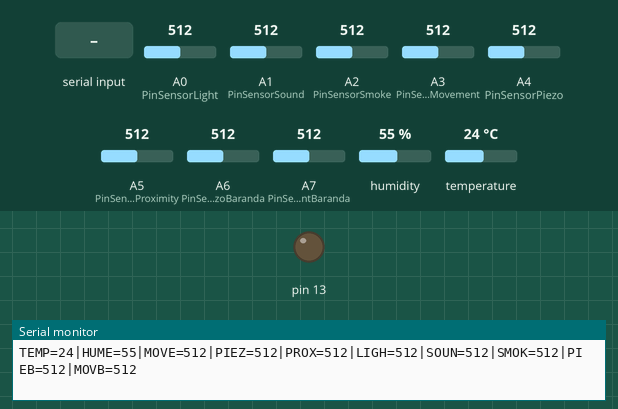
This sketch was run on a simulated Arduino Mega 2560, built with avr-gcc and run on an emulated ATmega2560. On the bench: output pins drawn as LEDs (lit = HIGH), the last lines printed to the serial monitor. The test bench sets the inputs (shaded band); at power-on: A0 (PinSensorLight) = 512, A1 (PinSensorSound) = 512, A2 (PinSensorSmoke) = 512, A3 (PinSensorMovement) = 512, A4 (PinSensorPiezo) = 512, A5 (PinSensorProximity) = 512, A6 (PinSensorPiezoBaranda) = 512, A7 (PinSensorMovementBaranda) = 512, humidity 55 %, temperature 24 °C.

Above: at 1.2 s.
1.3 s: "13_HIGH|" received over the second serial link
At 1.7 s:
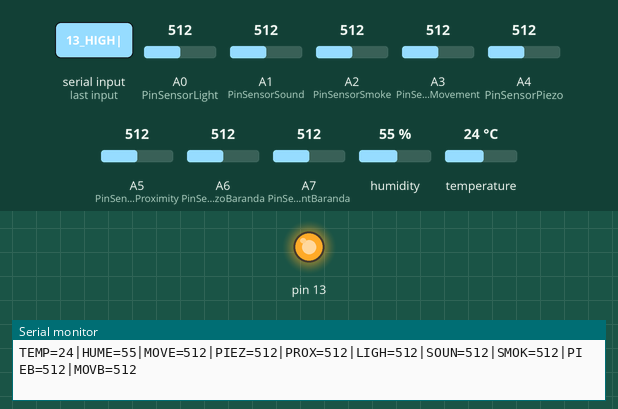
21.1 s: A0 (PinSensorLight) set to 106
22.6 s: A0 (PinSensorLight) set to 89
Timing chart, 0 to 25.6 s (numbered marks = the images above; inputs shaded):
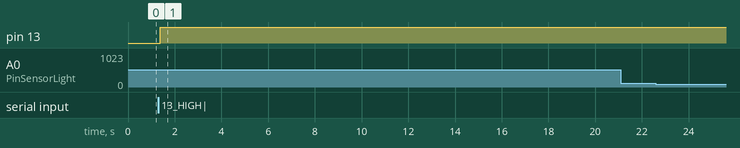

Measured:
- after the input at 1.3 s, pin 13: LOW → HIGH after 0.08 s

The sketch:

arkangel.ino
```cpp
// Include all libraries
#include <DHT.h>
#include <Wire.h>
//#include <LiquidCrystal_I2C.h>
//#include "ESP8266.h"

// Define PIN where modules are connected
#define BluetoothModule Serial3
#define PinSensorTemperature 2
#define PinSensorMovement A3
#define PinSensorMovementBaranda A7
#define PinSensorPiezo A4
#define PinSensorPiezoBaranda A6
#define PinSensorProximity A5
#define PinSensorLight A0
#define PinSensorSound A1
#define PinSensorSmoke A2

// Wifi constants and API url
//#define SSID "FoxFi13"
//#define PASSWORD "pancho1234"
//#define HOST_NAME   "arkangel.diegobertolini.com"
//#define HOST_PORT   (80)

//LiquidCrystal_I2C lcd(0x3F,2,1,0,4,5,6,7,3,POSITIVE);
DHT dht(PinSensorTemperature, DHT11);

// Set all global variables
int intTemperature;
int intHumidity;
int intMovement;
int intMovementBaranda;
int intPiezo;
int intPiezoBaranda;
int intProximity;
int intLight;
int intSound;
int intSmoke;

//String Data = "";
int counterSendAPI = 0;

//ESP8266 wifi(Serial1);
//uint8_t buffer[1024] = {0};
//char sendDataChar[500];
//String sendDataString;
//uint32_t receivedData;
//uint32_t iW = 0;
//int flagWifiOK = 0;

// Setup function at the beginning
void setup() {

  //int sensorMovement = analogRead(PinSensorMovement);
  //int sensorPiezo = analogRead(PinSensorPiezo);
  //int sensorMovementBaranda = analogRead(PinSensorMovementBaranda);
  //int sensorPiezoBaranda = analogRead(PinSensorPiezoBaranda);

  // Starts serials
  Serial.begin(9600);

  // Start modules connected to the Arduino boards
  BluetoothModule.begin(9600);
  dht.begin();

  // Set the PIN number 13 for outputs
  pinMode(13, OUTPUT);

}

// Loop function to repeat
void loop() {

  // Get temperature & humidity values from sensor
  intTemperature = dht.readTemperature();
  intHumidity = dht.readHumidity();

  String Data = "";

  // Get movement sensor data
  intMovement = analogRead(PinSensorMovement);
  intMovementBaranda = analogRead(PinSensorMovementBaranda);

  // Get piezo sensor data
  intPiezo = analogRead(PinSensorPiezo);
  intPiezoBaranda = analogRead(PinSensorPiezoBaranda);

  // Get proximity sensor data
  intProximity = analogRead(PinSensorProximity);

  // Get light sensor data
  intLight = analogRead(PinSensorLight);

  // Get sound sensor data
  intSound = analogRead(PinSensorSound);

  // Get smoke sensor data
  intSmoke = analogRead(PinSensorSmoke);

    //char text[00];
    String text;

    text.concat("TEMP=");
    text.concat(intTemperature);
    text.concat("|");

    text.concat("HUME=");
    text.concat(intHumidity);
    text.concat("|");

    text.concat("MOVE=");
    text.concat(intMovement);
    text.concat("|");

    text.concat("PIEZ=");
    text.concat(intPiezo);
    text.concat("|");

    text.concat("PROX=");
    text.concat(intProximity);
    text.concat("|");

    text.concat("LIGH=");
    text.concat(intLight);
    text.concat("|");

    text.concat("SOUN=");
    text.concat(intSound);
    text.concat("|");

    text.concat("SMOK=");
    text.concat(intSmoke);
    text.concat("|");

    text.concat("PIEB=");
    text.concat(intPiezoBaranda);
    text.concat("|");

    text.concat("MOVB=");
    text.concat(intMovementBaranda);

  //sprintf(text,"TEMP=%d|HUME=%d|MOVE=%d|PIEZ=%d|PROX=%d|LIGH=%d|SOUN=%d|SMOK=%d|PIEB=%d|MOVB=%d|",intLight,intSound,intSmoke,intPiezoBaranda,intMovementBaranda);
  Serial.println(text);

  BluetoothModule.print(text);
  // Clear Bluetooth buffer
  BluetoothModule.flush();


  // While buffer that comes from bluetooth is not empty
  while(BluetoothModule.available())
  {
    char symbol = BluetoothModule.read();
    Data.concat(symbol);
    BluetoothModule.write(symbol);

    // character "|" is used to determine last symbol from input
    if (symbol == '|')
    {
      Serial.print(Data); // Data is the entire text from input

      // What should to be done with the input?
      if(Data.equals("13_HIGH|"))
      {
        digitalWrite(13, HIGH);
      }

      if(Data.equals("13_LOW|"))
      {
        digitalWrite(13, LOW);
      }

      Data =""; // Needed to clear the buffer/message
      //delay(5);
    }
  }

  delay(20);
}
```
